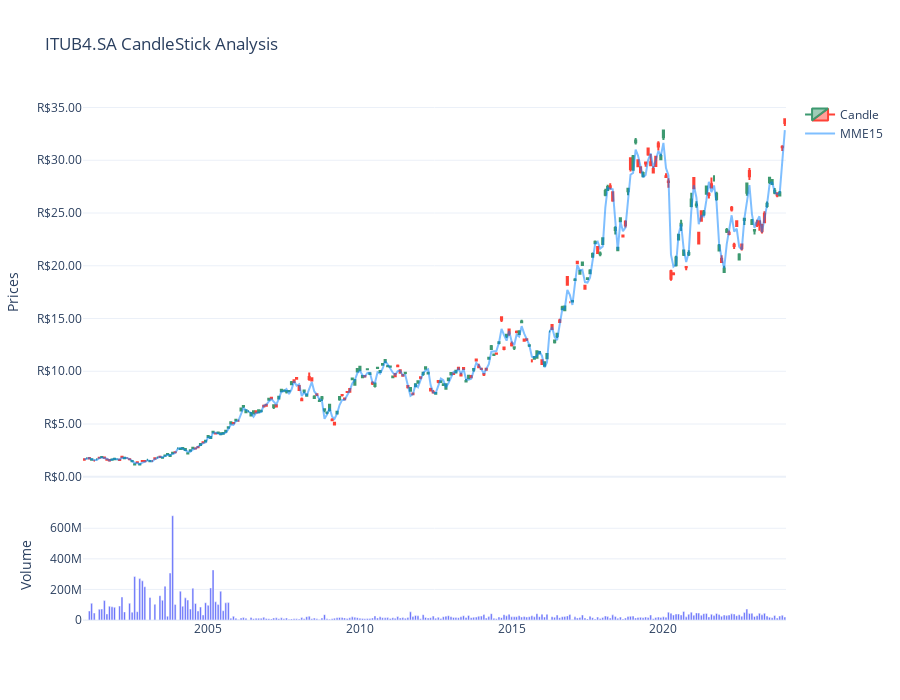

The notebook cell this image was saved under:
### Code cell
fig = make_subplots(rows = 2, cols = 1, shared_xaxes= True, vertical_spacing=0.05, 
                    row_width= [0.2, 0.7])

if len(df) < 110:
    candle_df = df
elif len(df) > 110 and len(df) < 247 :
    candle_df = df.resample('W-Mon').first()
else:
    candle_df = df.resample('MS').first()


fig.add_trace(go.Candlestick(
    x=candle_df.index,
    name='Candle',
    open=candle_df['Open'],
    high=candle_df['High'],
    low=candle_df['Low'],
    close=candle_df['Close']) , row=1, col=1)

fig.add_trace(go.Scatter(x=candle_df.index, y=candle_df['MME15'], name='MME15', marker_color='rgba(0, 128, 255, 0.5)' ))

fig.update_layout(
    yaxis1=dict(title='Prices', tickformat=',.2f', tickprefix='R$'),
    xaxis=dict(showgrid=False),
    yaxis2=dict(title='Volume', ),
    height=700,
    template='plotly_white',
    title_text='ITUB4.SA CandleStick Analysis',
    )
fig.add_trace(go.Bar(
    marker_color='rgb(99, 110, 250)',
    x = candle_df.index,
    y = candle_df['Volume'],
    name='Volume',
    showlegend=False,
), row=2, col=1) 

fig.update(layout_xaxis_rangeslider_visible=False)

### Figure 1 — Plotly figure (JSON) as saved in the notebook; plotly's stock layout.template omitted (floating-point values rounded to 4 significant figures; data arrays with more than 128 entries replaced by an {"elided": "..."} marker saying what was removed)
{"data": [{"close": {"elided": "278 float values"}, "high": {"elided": "278 float values"}, "low": {"elided": "278 float values"}, "name": "Candle", "open": {"elided": "278 float values"}, "type": "candlestick", "x": {"elided": "278 str values"}, "xaxis": "x", "yaxis": "y"}, {"marker": {"color": "rgba(0, 128, 255, 0.5)"}, "name": "MME15", "type": "scatter", "x": {"elided": "278 str values"}, "y": {"elided": "278 float values"}}, {"marker": {"color": "rgb(99, 110, 250)"}, "name": "Volume", "showlegend": false, "type": "bar", "x": {"elided": "278 str values"}, "xaxis": "x2", "y": {"elided": "278 int values"}, "yaxis": "y2"}], "layout": {"height": 700, "title": {"text": "ITUB4.SA CandleStick Analysis"}, "xaxis": {"anchor": "y", "domain": [0, 1], "matches": "x2", "rangeslider": {"visible": false}, "showgrid": false, "showticklabels": false}, "xaxis2": {"anchor": "y2", "domain": [0, 1]}, "yaxis": {"anchor": "x", "domain": [0.2611, 1], "tickformat": ",.2f", "tickprefix": "R$", "title": {"text": "Prices"}}, "yaxis2": {"anchor": "x2", "domain": [0, 0.2111], "title": {"text": "Volume"}}}}
